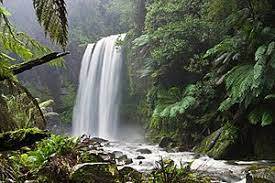
#> input picture data/img.jpg, 275 x 183 px, found by its file name
$ python 03.py   (older library calls are emulated)
#> lines starting #> are read from the running program, lines starting #| are printed output that depends on the picture; after the words box and inside, x2 and y2 are one past the last pixel; in counts of white or black regions, pixels touching at a corner belong together; long printed decimals are rounded
import cv2
import numpy as np
import matplotlib.pyplot as plt
import random
from random import randint

image = cv2.imread('data/img.jpg', 0)
#> image: shape (183, 275); min 0, max 255, mean 93.3

# Otsu
otsu_thr, otsu_mask = cv2.threshold(image, -1, 1, cv2.THRESH_BINARY | cv2.THRESH_OTSU) #threshold(임계값) : 어떤 값을 기준으로 0, 1적용
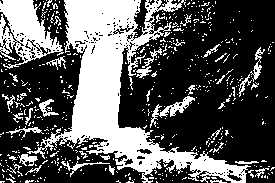
#> otsu_mask: shape (183, 275); values 0 (black) and 1 (white), 34.9% white; 501 white regions (458 under 20 px)
#> otsu_thr = 108
print('Estimated threshold (Otsu):', otsu_thr)
#| Estimated threshold (Otsu): 108.0

plt.figure()
plt.subplot(121)
plt.axis('off')
plt.title('original')
plt.imshow(image, cmap='gray')
plt.subplot(122)
plt.axis('off')
plt.title('Otsu threshold')
plt.imshow(otsu_mask, cmap='gray')
plt.tight_layout()
plt.show()


# 윤곽선
contours, hierarchy = cv2.findContours(image, cv2.RETR_CCOMP, cv2.CHAIN_APPROX_SIMPLE)
#> contours = 259 contours, 258 with area under 20; largest, box (x1, y1, x2, y2) and area: (0, 0, 275, 183) 49851

image_external = np.zeros(image.shape, image.dtype)
for i in range(len(contours)):
    if hierarchy[0][i][3] == -1:
        cv2.drawContours(image_external, contours, i, 255, -1)
#> image_external: shape (183, 275); 100% white; black in thin lines or dots

image_internal = np.zeros(image.shape, image.dtype)
for i in range(len(contours)):
    if hierarchy[0][i][3] != -1:
        cv2.drawContours(image_internal, contours, i, 255, -1)
#> image_internal: shape (183, 275); 2.7% white in thin lines or dots

plt.figure(figsize=(10, 3))
plt.subplot(131)
plt.axis('off')
plt.title('original')
plt.imshow(image, cmap='gray')
plt.subplot(132)
plt.axis('off')
plt.title('external')
plt.imshow(image_external, cmap='gray')
plt.subplot(133)
plt.axis('off')
plt.title('internal')
plt.imshow(image_internal, cmap='gray')
plt.tight_layout()
plt.show()


# 연결된 구성 요소 추출
img = cv2.imread('data/img.jpg', cv2.IMREAD_GRAYSCALE)

connectivity = 8
num_labels, labelmap = cv2.connectedComponents(img, connectivity, cv2.CV_32S)
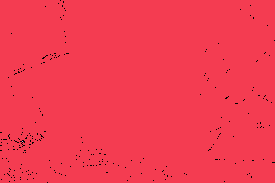
#> labelmap: shape (183, 275) int32; 3 distinct labels, from 0 to 2; one colour per label, 0 black
#> num_labels = 3

img = np.hstack((img, labelmap.astype(np.float32)/(num_labels-1)))
cv2.imshow('Connected components', img)
cv2.waitKey()
cv2.destroyAllWindows()

img = cv2.imread('data/img.jpg', cv2.IMREAD_GRAYSCALE)
otsu_thr, otsu_mask = cv2.threshold(img, -1, 1, cv2.THRESH_BINARY | cv2.THRESH_OTSU)

output = cv2.connectedComponentsWithStats(otsu_mask, connectivity, cv2.CV_32S)

num_labels, labelmap, stats, centers = output
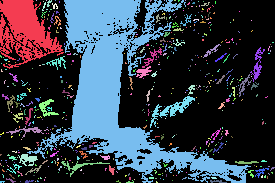
#> labelmap: shape (183, 275) int32; 502 distinct labels, from 0 to 501; one colour per label, 0 black
#> num_labels = 502; stats = 502 rows, first 6: [0, 0, 275, 183, 32741], [0, 0, 64, 69, 2268], [36, 0, 1, 1, 1], [43, 1, 1, 1, 1], [46, 0, 1, 1, 1], [47, 0, 5, 7, 18]; centers = 502 pairs, first value 0 to 272.5, second value 0 to 181.7

colored = np.full((img.shape[0], img.shape[1], 3), 0, np.uint8)

for l in range(1, num_labels):
    if stats[l][4] > 200:
        colored[labelmap == l] = (0, 255*l/num_labels, 255*num_labels/l)
        cv2.circle(colored, (int(centers[l][0]), int(centers[l][1])), 5, (255, 0, 0), cv2.FILLED)
        img = cv2.cvtColor(otsu_mask*255, cv2.COLOR_GRAY2BGR)

cv2.imshow('Connected components', np.hstack((img, colored)))
cv2.waitKey()
cv2.destroyAllWindows()


# 원과 선 근사
img =  np.full((512, 512, 3), 255, np.uint8)

axes = (int(256*random.uniform(0, 1)), int(256*random.uniform(0, 1)))
angle = int(180*random.uniform(0, 1))
center = (256, 256)

pts = cv2.ellipse2Poly(center, axes, angle, 0, 360, 1)
#> pts = 361 pairs, first value 60 to 452, second value 41 to 471
pts += np.random.uniform(-10, 10, pts.shape).astype(np.int32)
#> pts = 361 pairs, first value 51 to 461, second value 35 to 479

cv2.ellipse(img, center, axes, angle, 0, 360, (0, 255, 0), 3)
#> img: shape (512, 512, 3)

for pt in pts:
    cv2.circle(img, (int(pt[0]), int(pt[1])), 3, (0,0, 255))
#> this loop made 361 passes
#> pt on passes 1 to 3: [312, 469], [311, 465], [304, 468]
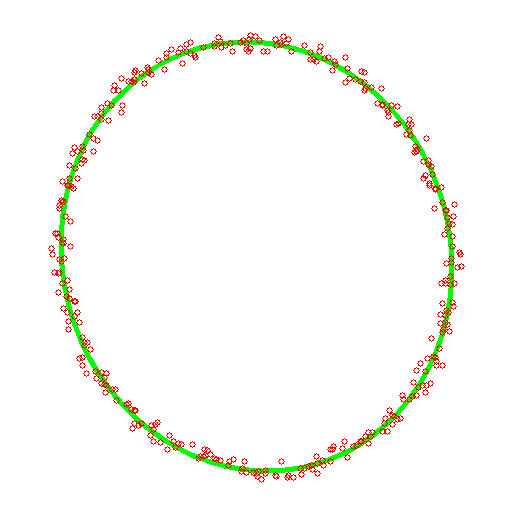
#> img: shape (512, 512, 3); mean B, G, R 245.2, 249.9, 250.2

cv2.imshow('Fit ellipse', img)
cv2.waitKey()
cv2.destroyAllWindows()

ellipse = cv2.fitEllipse(pts)
#> ellipse = ((255.8, 255.5), (388.4, 432.7), 164)
cv2.ellipse(img, ellipse, (0,0,0), 3)
#> img: shape (512, 512, 3); 2.42% of pixels changed, all inside (x1, y1, x2, y2) = (58, 39, 455, 473)

cv2.imshow('Fit ellipse', img)
cv2.waitKey()
cv2.destroyAllWindows()

img = np.full((512, 512, 3), 255, np.uint8)
pts = np.arange(512).reshape(-1, 1)
pts = np.hstack((pts, pts))
pts += np.random.uniform(-10, 10, pts.shape).astype(np.int32)

cv2.line(img, (0,0), (512, 512), (0, 255, 0), 3)

for pt in pts:
    cv2.circle(img, (int(pt[0]), int(pt[1])), 3, (0, 0, 255))
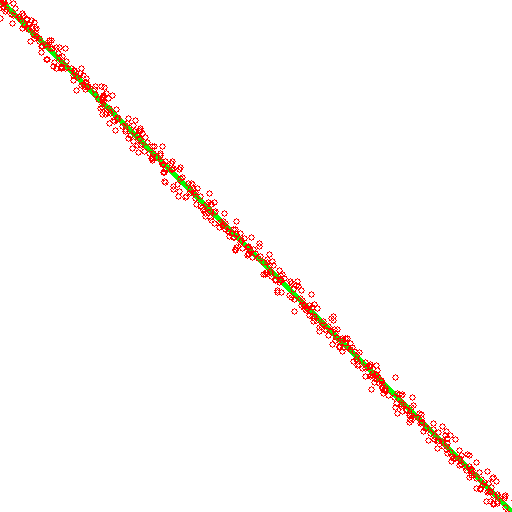
#> img: shape (512, 512, 3); mean B, G, R 247.3, 248.9, 253.4

cv2.imshow('Fit line', img)
cv2.waitKey()
cv2.destroyAllWindows()

vx, vy, x, y = cv2.fitLine(pts, cv2.DIST_L2, 0, 0.01, 0.01)
#> vx = [0.707]; vy = [0.708]; x = [255.7]; y = [255.8]
y0 = int(y - x*vy/vx)
#> y0 = 0
y1 = int((512 - x)*vy/vx + y)
#> y1 = 512
cv2.line(img, (0, y0), (512, y1), (0,0,0), 3)
#> img: shape (512, 512, 3); 1.36% of pixels changed, all inside (x1, y1, x2, y2) = (0, 0, 512, 512)

cv2.imshow('Fit line', img)
cv2.waitKey()
cv2.destroyAllWindows()


# 이미지 모먼트
image = np.zeros((480, 640), np.uint8)
cv2.ellipse(image, (320, 240), (200, 100), 0, 0, 360, 255, -1)
#> image: shape (480, 640); 20.6% white; 1 white region, box (x1, y1, x2, y2) and area: (120, 140, 521, 341) 63213

m = cv2.moments(image)
#> m = moments, m00 16119315, centre m10/m00, m01/m00 = (320, 240)
for name, val in m.items():
    print(name, '\t', val)
#> this loop made 24 passes
#> (name, val) on passes 1 to 12: ('m00', 16119315), ('m10', 5.16e+09), ('m01', 3.87e+09), ('m20', 1.81e+12), ('m11', 1.24e+12), ('m02', 9.69e+11), ('m30', 6.83e+14), ('m21', 4.35e+14), ('m12', 3.1e+14), ('m03', 2.52e+14), ('mu20', 1.62e+11), ('mu11', -73)
#| m00 	 16119315.0
#| m10 	 5158101240.0
#| m01 	 3868620810.0
#| m20 	 1812142855350.0
#| m11 	 1237939564800.0
#| m02 	 969157708320.0
#| m30 	 683285449618080.0
#| m21 	 434912202354750.0
#> (further printed lines are left out)

print('Center X estimated:', m['m10'] / m['m00'])
#| Center X estimated: 319.995
print('Center Y estimated:', m['m01'] / m['m00'])
#| Center Y estimated: 239.999


# 곡선
img = cv2.imread('data/img.jpg', cv2.IMREAD_GRAYSCALE)

contours, hierarchy = cv2.findContours(img, cv2.RETR_TREE, cv2.CHAIN_APPROX_SIMPLE)

color = cv2.cvtColor(img, cv2.COLOR_GRAY2BGR)
cv2.drawContours(color, contours, -1, (0, 255, 0), 3)
cv2.imshow('contours', color)
cv2.waitKey()
cv2.destroyAllWindows()

contour = contours[0]
#> contour = contour of 33 points, box (x1, y1, x2, y2) (0, 0, 275, 183), area 49851

print('Area of contour is %.2f' %cv2.contourArea(contour))
#| Area of contour is 49851.00
print('Signed area of contour is %.2f' %cv2.contourArea(contour, True))
#| Signed area of contour is -49851.00
print('Signed area of contour is %.2f' %cv2.contourArea(contour[::-1], True))
#| Signed area of contour is 49851.00

print('Length of closed contour is %.2f' %cv2.arcLength(contour, True))
#| Length of closed contour is 927.80
print('Length of open contour is %.2f' %cv2.arcLength(contour, False))
#| Length of open contour is 868.80

hull = cv2.convexHull(contour)
#> hull = [[274, 0], [274, 182], [0, 182], [0, 0]]
cv2.drawContours(color, [hull], -1, (0,0,255), 3)

cv2.imshow('contours', color)
cv2.waitKey()
cv2.destroyAllWindows()

print('Convex status of contour is %s' %cv2.isContourConvex(contour))
#| Convex status of contour is False
print('Convex status of its hull is %s' %cv2.isContourConvex(hull))
#| Convex status of its hull is True

cv2.namedWindow('contours')

img = np.copy(color)

def trackbar_callback(value):
    global img
    epsilon = value*cv2.arcLength(contour, True) * 0.1 / 255
    approx = cv2.approxPolyDP(contour, epsilon, True)
    img = np.copy(color)
    cv2.drawContours(img, [approx], -1, (255, 0 , 255), 3)

cv2.createTrackbar('Epsilon', 'contours', 1, 255, lambda v: trackbar_callback(v))
while True:
    cv2.imshow('contours', img)
    key = cv2.waitKey(3)
#> (key Esc is pressed here)
    if key == 27:
        break
cv2.destroyAllWindows()


# 윤곽선 내부 점
img = cv2.imread('data/img.jpg', cv2.IMREAD_GRAYSCALE)

contours, hierarchy = cv2.findContours(img, cv2.RETR_TREE, cv2.CHAIN_APPROX_SIMPLE)

color = cv2.cvtColor(img, cv2.COLOR_GRAY2BGR)
cv2.drawContours(color, contours, -1, (0,255,0), 3)

cv2.imshow('contours', color)
cv2.waitKey()
cv2.destroyAllWindows()

contour = contours[0]
image_to_show = np.copy(color)
measure = True

def mouse_callback(event, x, y, flags, param):
    global contour, image_to_show
    if event == cv2.EVENT_LBUTTONUP:
        distance = cv2.pointPolygonTest(contour, (x,y), measure, image_to_show = np.copy(color))
    if distance > 0:
        pt_color = (0, 255, 0)
    if distance < 0:
        pt_color = (0, 0, 255)
    else:
        pt_color = (0, 0, 255)
    cv2.circle(image_to_show, (x, y), 5, pt_color, -1)
    cv2.putText(image_to_show, '%.2f' % distance, (0, image_to_show.shape[1] - 5), cv2.FONT_HERSHEY_SIMPLEX, 1, (255, 255, 255))

cv2.namedWindow('contours')
cv2.setMouseCallback('contours', mouse_callback)

while(True):
    cv2.imshow('contours', image_to_show)
    k = cv2.waitKey()
#> (key Esc is pressed here)

    if k == ord('m'):
        measure = not measure
    elif k == 27:
        break
cv2.destroyAllWindows()


# 거리 맵
image = np.full((480, 640), 255, np.uint8)
cv2.circle(image, (320, 240), 100, 0)
#> image: shape (480, 640); 99.8% white; black in thin lines or dots, all inside (x1, y1, x2, y2) = (220, 140, 421, 341)

distmap = cv2.distanceTransform(image, cv2.DIST_L2, cv2.DIST_MASK_PRECISE)
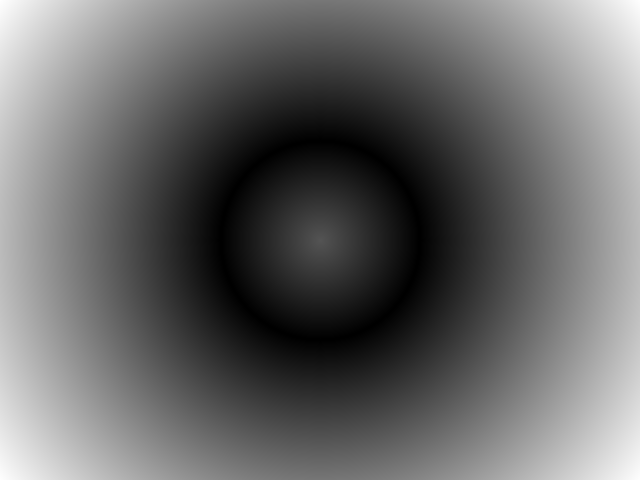
#> distmap: shape (480, 640) float32; min 0, max 300, mean 122.4; drawn with min black and max white

plt.figure()
plt.imshow(distmap, cmap='gray')
plt.show()


# k평균 분할
image = cv2.imread('data/img.jpg').astype(np.float32)/255.
#> image: shape (183, 275, 3) float32
image_lab = cv2.cvtColor(image, cv2.COLOR_BGR2LAB)
#> image_lab: shape (183, 275, 3) float32; mean of channels 0, 1, 2 39, -4.8, 8

data = image_lab.reshape((-1, 3))

num_classes = 4
criteria = (cv2.TERM_CRITERIA_EPS + cv2.TERM_CRITERIA_MAX_ITER, 50, 0.1)
#> criteria = (3, 50, 0.1)
_, labels, centers = cv2.kmeans(data, num_classes, None, criteria, 10, cv2.KMEANS_RANDOM_CENTERS)
#> centers = [[37.66, -4.44, 6.84], [72.49, -1.1, -0.355], [49.15, -13, 23.55], [13.6, -3.89, 7.69]]

segmented_lab = centers[labels.flatten()].reshape(image.shape)
segmented = cv2.cvtColor(segmented_lab, cv2.COLOR_Lab2RGB)

plt.subplot(121)
plt.axis('off')
plt.title('original')
plt.imshow(image[:,:,[2,1,0]])
plt.subplot(122)
plt.axis('off')
plt.title('segmented')
plt.imshow(segmented)
plt.show()
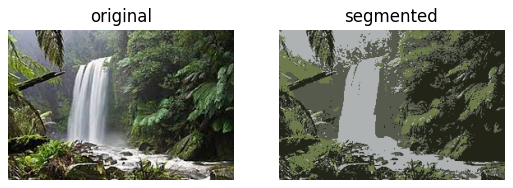
#> figure drawn by matplotlib, 2 panels


img =  cv2.imread('data/img.jpg')
#> img is the input picture: shape (183, 275, 3); mean B, G, R 81.4, 96.7, 91.4
show_img  = np.copy(img)

seeds = np.full(img.shape[0:2], 0, np.int32)
segmentation = np.full(img.shape, 0, np.uint8)

n_seeds = 9

colors = []
for m in range(n_seeds):
    colors.append((255*m/n_seeds, randint(0, 255), randint(0, 255)))

mouse_pressed = False
current_seed = 1
seeds_updated = False

def mouse_callback(event, x, y, flags, param):
    global mouse_pressed, seeds_updated

    if event == cv2.EVENT_LBUTTONDOWN:
        mouse_pressed = True
        cv2.circle(seeds, (x,y), 5, (current_seed), cv2.FILLED)
        cv2.circle(show_img, (x,y), 5, colors[current_seed - 1], cv2.FILLED)
        seeds_updated = True
    elif event == cv2.EVENT_MOUSEMOVE:
        if mouse_pressed:
            cv2.circle(seeds, (x,y), 5, (current_seed), cv2.FILLED)
            cv2.circle(show_img, (x,y), 5, colors[current_seed - 1], cv2.FILLED)
            seeds_updated = True
    elif event == cv2.EVENT_LBUTTONUP:
        mouse_pressed = False

cv2.namedWindow('image')
cv2.setMouseCallback('image', mouse_callback)

while True:
    cv2.imshow('segmentation', segmentation)
    cv2.imshow('image', show_img)
    k = cv2.waitKey(1)
#> (key Esc is pressed here)

    if k == 27:
        break
    elif k == ord('c'):
        show_img = np.copy(img)
        seeds = np.full(img.shape[0:2], 0, np.int32)
        segmentation = np.full(img.shape, 0, np.uint8)
    elif k > 0 and chr(k).isdigit():
        n = int(chr(k))
        if 1<=n<=n_seeds and not mouse_pressed:
            current_seed = n
    if seeds_updated and not mouse_pressed:
        seeds_copy = np.copy(seeds)
        cv2.watershed(img, seeds_copy)
        segmentation = np.full(img.shape, 0, np.uint8)
        for m in range(n_seeds):
            segmentation[seeds_copy == (m+1)] = colors[m]
        seeds_updated = False
cv2.destroyAllWindows()

$ run again, with data/pic.jpg copied over data/img.jpg
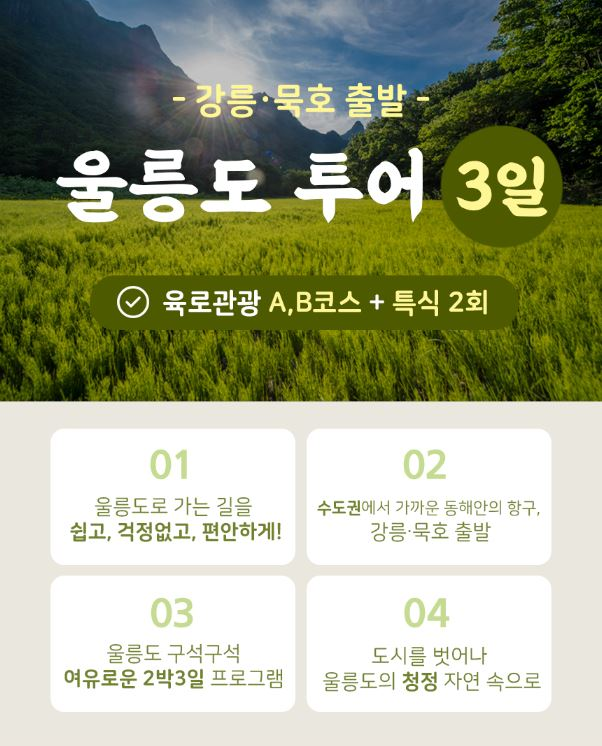
#> input picture data/pic.jpg, 602 x 746 px, found by its file name
#> `otsu_thr, otsu_mask = cv2.threshold(image, -1, 1, cv2.THRESH_BINARY | ..`:
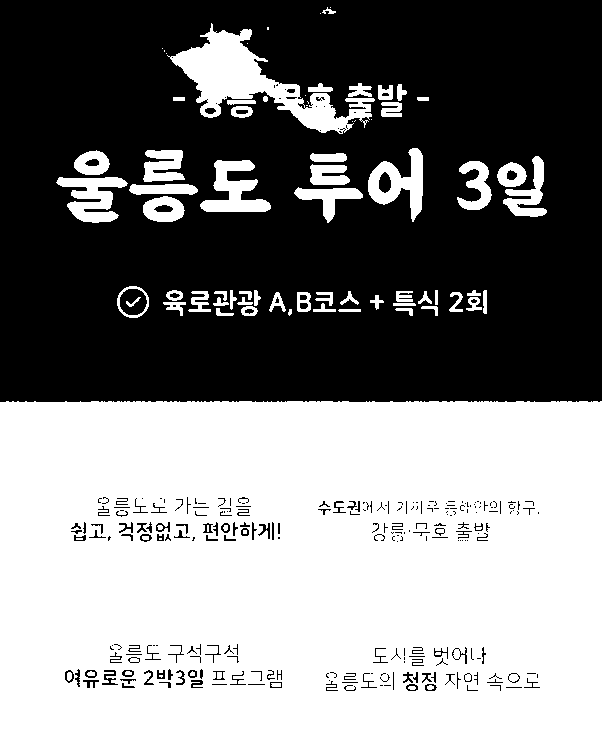
#> otsu_mask: shape (746, 602); values 0 (black) and 1 (white), 50.5% white; 273 black regions (157 under 20 px)
#> otsu_thr = 159
#| Estimated threshold (Otsu): 159.0
#> contours = 325 contours, 321 with area under 20; largest, box (x1, y1, x2, y2) and area: (0, 0, 602, 746) 447708, (577, 164, 586, 170) 24, (572, 162, 579, 169) 24, (567, 166, 574, 175) 23
#> `num_labels, labelmap = cv2.connectedComponents(img, connectivity, cv2...`: num_labels = 9
#> `num_labels, labelmap, stats, centers = output`: num_labels = 89; stats = 89 rows, first 6: [0, 0, 602, 691, 222266], [322, 7, 14, 7, 44], [330, 7, 1, 1, 1], [320, 13, 1, 1, 1], [167, 23, 208, 111, 7143], [267, 27, 2, 3, 6]; centers = 89 pairs, first value 68.92 to 528.3, second value 7 to 687.4
#> `pts = cv2.ellipse2Poly(center, axes, angle, 0, 360, 1)`: pts = 361 pairs, first value 60 to 452, second value 41 to 471
#> `pts += np.random.uniform(-10, 10, pts.shape).astype(np.int32)`: pts = 361 pairs, first value 51 to 461, second value 35 to 479
#> the loop `for pt in pts:` made 361 passes
#> pt on passes 1 to 3: [312, 469], [311, 465], [304, 468]
#> ellipse = ((255.8, 255.5), (388.4, 432.7), 164)
#> vx = [0.707]; vy = [0.708]; x = [255.7]; y = [255.8]
#> y0 = 0
#> y1 = 512
#> m = moments, m00 16119315, centre m10/m00, m01/m00 = (320, 240)
#> the loop `for name, val in m.items():` made 24 passes
#> (name, val) on passes 1 to 8: ('m00', 16119315), ('m10', 5.16e+09), ('m01', 3.87e+09), ('m20', 1.81e+12), ('m11', 1.24e+12), ('m02', 9.69e+11), ('m30', 6.83e+14), ('m21', 4.35e+14)
#> (printed output is left out)
#| Center X estimated: 319.995
#| Center Y estimated: 239.999
#> contour = contour of 58 points, box (x1, y1, x2, y2) (0, 0, 602, 746), area 447708
#| Area of contour is 447708.50
#| Signed area of contour is -447708.50
#| Signed area of contour is 447708.50
#| Length of closed contour is 2723.84
#| Length of open contour is 2144.84
#> hull = [[601, 0], [601, 745], [0, 745], [0, 0]]
#| Convex status of contour is False
#| Convex status of its hull is True
#> image_lab: shape (746, 602, 3) float32; mean of channels 0, 1, 2 65.4, -5.7, 13.5
#> criteria = (3, 50, 0.1)
#> `_, labels, centers = cv2.kmeans(data, num_classes, None, criteria, 10,..`: centers = [[95.83, -1.16, 4.1], [48.5, -2.18, -11.87], [41.58, -15.24, 44.2], [14.82, -5.96, 4.78]]
#> `plt.show()`:
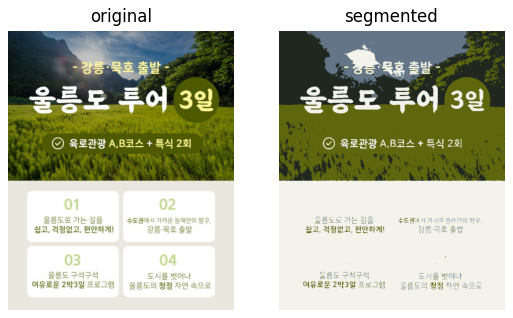
#> figure drawn by matplotlib, 2 panels
#> img is the input picture: shape (746, 602, 3); mean B, G, R 136.5, 165.5, 159.8
